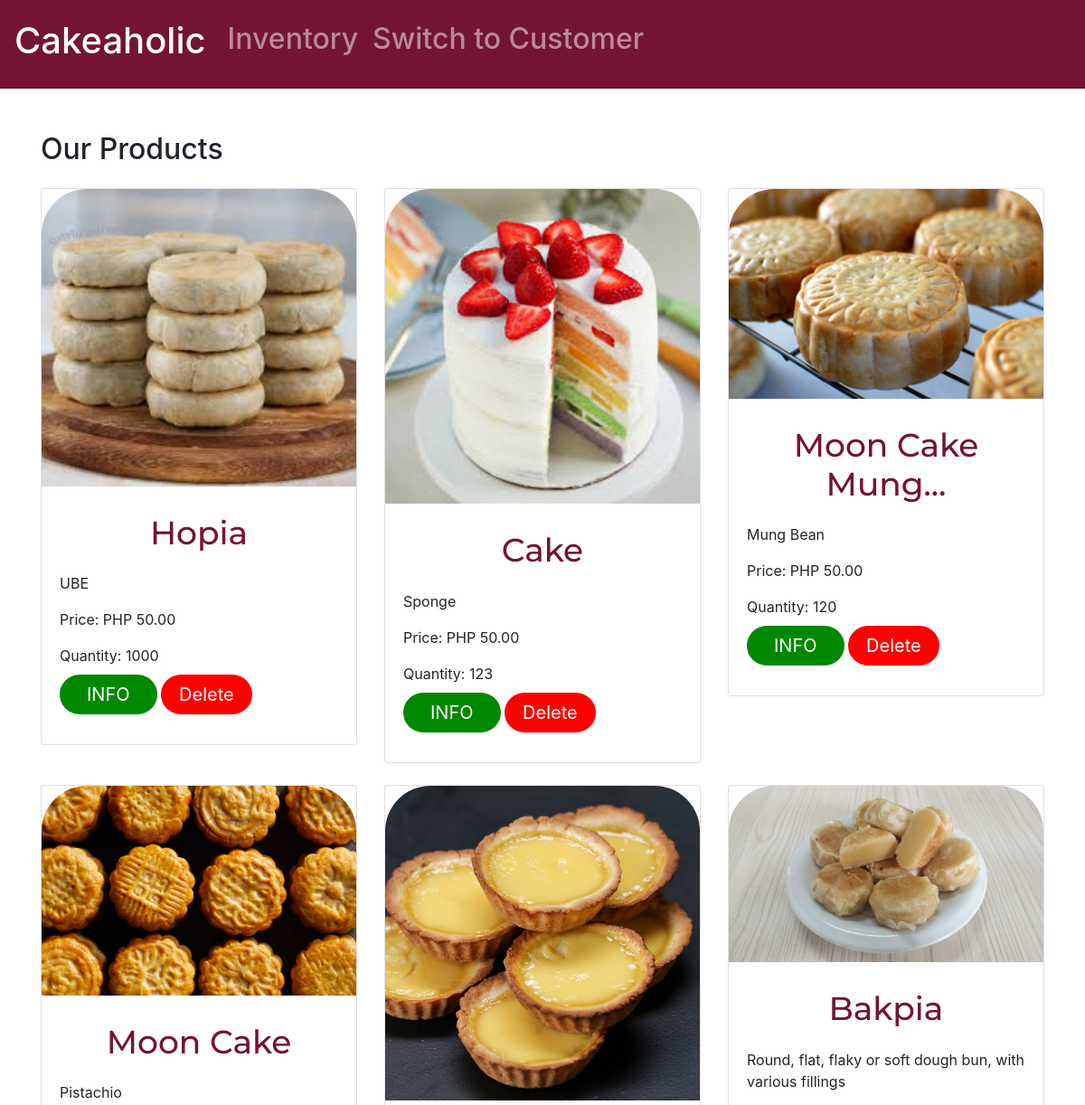
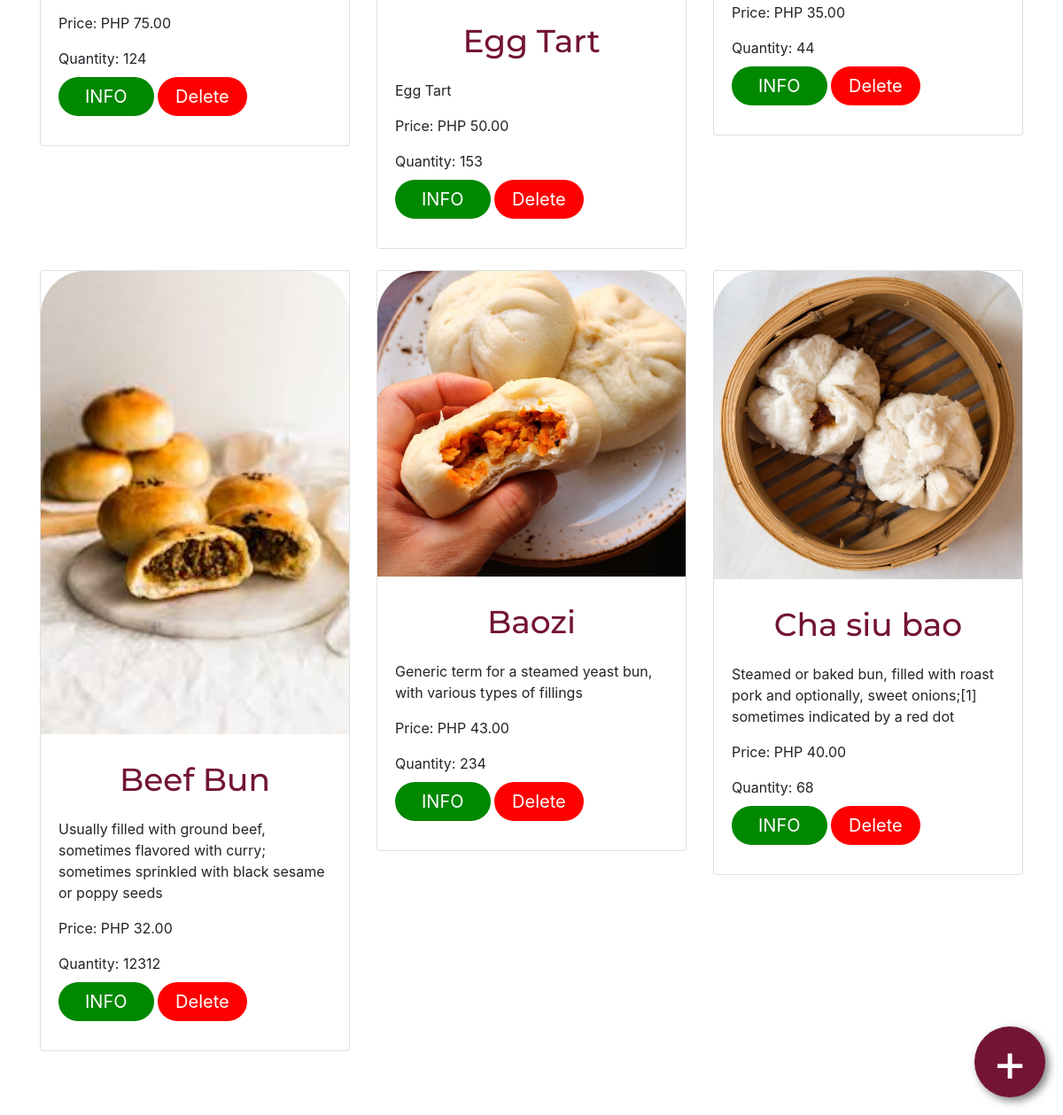
Screenshot of /inventory/products/ with the database file from the repository (2 pictures, top to bottom).
### inventory/models.py (models this page shows, shortened)
class ProductItem(models.Model):
    name = models.CharField(max_length=100)
    description = models.TextField(blank=True)
    price = models.DecimalField(max_digits=10, decimal_places=2)
    quantity = models.IntegerField(default=0)
    image = models.ImageField(upload_to='product_images/', blank=True, null=True)

### inventory/views.py (the view)
# urls.py: path('products/', views.products, name='products'),
def products(request):
    items = ProductItem.objects.all()
    form = ProductItemForm()
    if request.method == 'POST':
        form = ProductItemForm(request.POST, request.FILES)
        if form.is_valid():
            form.save()
            return redirect('inventory:products')  # Refresh the page to show new item
    return render(request, 'inventory/products.html', {'items': items, 'form': form})

### inventory/templates/inventory/products.html (shortened to what this page needs)
{% extends 'inventory/main.html' %}
{% load static %}
{% block content %}
<body>
	<a href="{% url 'inventory:add_product'%}" class="floating-btn">+</a>
	<div class="col">
		<div class="row">
            <div class="container py-5">
                <h2 class="mb-4">Our Products</h2>
                <div class="row">
                    {% for i in items %}
                    <div class="col-md-4 mb-4">
                        <div class="card">
                            {% if i.image %}
                            <img class="card-img-top" src="{{ i.image.url }}" alt="{{ i.name }}">
                            {% endif %}
                            <div class="card-body">
                                <h5 class="card-title">{{ i.name | truncatechars:15 }}</h5>
                                <p class="card-text">{{ i.description }}</p>
                                <p class="card-text">Price: PHP {{ i.price }}</p>
                                <p class="card-text">Quantity: {{ i.quantity }}</p>
                                <div class="btn-container">
                                    <a href="#!" class="primary-btn" onclick="openPopup({{forloop.counter}})">INFO</a>
                                    <a href="{% url 'inventory:delete_product' i.id %}" class="delete-btn">Delete</a>
                                </div>
                            </div>
                        </div>
                    </div>
                    {% endfor %}
                </div>
            </div>
		</div>
	</div>
</body>
{% endblock content%}

### inventory/templates/inventory/main.html (style rules this page uses)
body { background-color: #F2F2F0; }

### inventory/templates/inventory/products.html (style rules this page uses)
.floating-btn { width: 80px; height: 80px; background: #731436; display: flex; align-items: center; justify-content: center; text-decoration: none; border-radius: 50%; color: white; font-size: 60px; box-shadow: 4px 4px 10px rgba(0, 0, 0, 0.5); position: fixed; right: 20px; bottom: 20px; z-index: 20; transition: background 0.25s; outline: blue; border: none; cursor: pointer; }
a.delete-btn { border-radius: 28px; color: #ffffff; font-size: 20px; background: #ff0000; padding: 10px 20px 10px 20px; text-decoration: none; max-width: 100px; margin-left: auto; margin-right: auto; margin-bottom: 10px; }
a.primary-btn { border-radius: 28px; color: #ffffff; font-size: 20px; background: #008800; padding: 10px 30px 10px 30px; text-decoration: none; max-width: 100px; margin-left: auto; margin-right: auto; margin-bottom: 10px; }
.btn-container { height: 50px; }
.card-title { font-size: 3.0vw; font-family: 'Montserrat'; color: #731436; text-align: center; padding: 10px; }
.card-img-top { border-top-left-radius: 50px; border-top-right-radius: 50px; z-index: 10; }

### rows the page displays
ProductItem: image (picture), name "Hopia", description "UBE", price "50.00", quantity "1000"
ProductItem: image (picture), name "Cake", description "Sponge", price "50.00", quantity "123"
ProductItem: image (picture), name "Moon Cake Mung…", description "Mung Bean", price "50.00", quantity "120"
ProductItem: image (picture), name "Moon Cake", description "Pistachio", price "75.00", quantity "124"
ProductItem: image (picture), name "Egg Tart", description "Egg Tart", price "50.00", quantity "153"
ProductItem: image (picture), name "Bakpia", description "Round, flat, flaky or soft dough bun, with various fillings", price "35.00", quantity "44"
ProductItem: image (picture), name "Beef Bun", description "Usually filled with ground beef, sometimes flavored with curry; sometimes sprinkled with black sesame or poppy seeds", price "32.00", quantity "12312"
ProductItem: image (picture), name "Baozi", description "Generic term for a steamed yeast bun, with various types of fillings", price "43.00", quantity "234"
ProductItem: image (picture), name "Cha siu bao", description "Steamed or baked bun, filled with roast pork and optionally, sweet onions;[1] sometimes indicated by a red dot", price "40.00", quantity "68"
